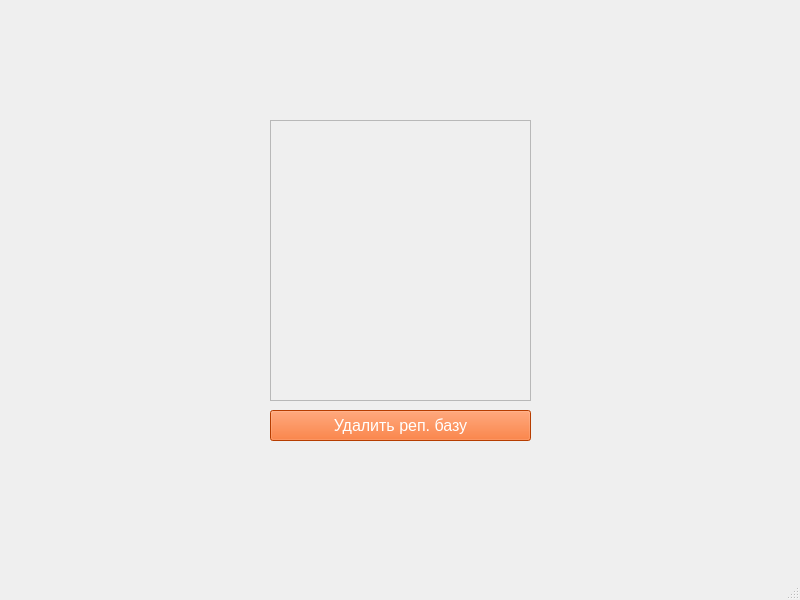
<?xml version="1.0" encoding="UTF-8"?>
<ui version="4.0">
 <class>MainWindow</class>
 <widget class="QMainWindow" name="MainWindow">
  <property name="geometry">
   <rect>
    <x>0</x>
    <y>0</y>
    <width>800</width>
    <height>600</height>
   </rect>
  </property>
  <property name="windowTitle">
   <string>MainWindow</string>
  </property>
  <widget class="QWidget" name="centralwidget">
   <widget class="QScrollArea" name="base_scroll">
    <property name="geometry">
     <rect>
      <x>270</x>
      <y>120</y>
      <width>261</width>
      <height>281</height>
     </rect>
    </property>
    <property name="widgetResizable">
     <bool>true</bool>
    </property>
    <widget class="QWidget" name="scrollAreaWidgetContents">
     <property name="geometry">
      <rect>
       <x>0</x>
       <y>0</y>
       <width>259</width>
       <height>279</height>
      </rect>
     </property>
    </widget>
   </widget>
   <widget class="QPushButton" name="del_button">
    <property name="geometry">
     <rect>
      <x>270</x>
      <y>410</y>
      <width>261</width>
      <height>31</height>
     </rect>
    </property>
    <property name="font">
     <font>
      <pointsize>12</pointsize>
     </font>
    </property>
    <property name="styleSheet">
     <string notr="true">background-color: rgb(255, 85, 0);
color: rgb(255, 255, 255);</string>
    </property>
    <property name="text">
     <string>Удалить реп. базу</string>
    </property>
   </widget>
  </widget>
  <widget class="QMenuBar" name="menubar">
   <property name="geometry">
    <rect>
     <x>0</x>
     <y>0</y>
     <width>800</width>
     <height>18</height>
    </rect>
   </property>
  </widget>
  <widget class="QStatusBar" name="statusbar"/>
 </widget>
 <resources/>
 <connections/>
</ui>
